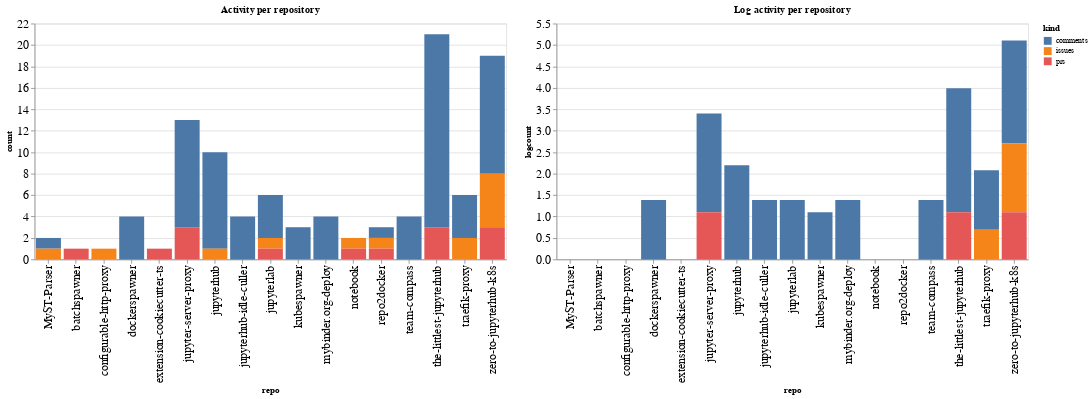

The notebook cell this image was saved under:
### Code cell
ch1 = alt.Chart(repo_summaries, width=600, title="Activity per repository").mark_bar().encode(
    x='repo',
    y='count',
    color='kind',
    tooltip="kind"
)

ch2 = alt.Chart(repo_summaries, width=600, title="Log activity per repository").mark_bar().encode(
    x='repo',
    y='logcount',
    color='kind',
    tooltip="kind"
)

ch1 | ch2

### Figure 1 — Vega-Lite specification as saved in the notebook (floating-point values rounded to 4 significant figures)
{"config": {"axisLeft": {"labelFontSize": 15}, "axisBottom": {"labelFontSize": 15}}, "hconcat": [{"mark": "bar", "encoding": {"color": {"type": "nominal", "field": "kind"}, "tooltip": {"type": "nominal", "field": "kind"}, "x": {"type": "nominal", "field": "repo"}, "y": {"type": "quantitative", "field": "count"}}, "title": "Activity per repository", "width": 600}, {"mark": "bar", "encoding": {"color": {"type": "nominal", "field": "kind"}, "tooltip": {"type": "nominal", "field": "kind"}, "x": {"type": "nominal", "field": "repo"}, "y": {"type": "quantitative", "field": "logcount"}}, "title": "Log activity per repository", "width": 600}], "data": {"name": "data-9e906fa53b6c00df6b8612f4599a2c4e"}, "$schema": "https://vega.github.io/schema/vega-lite/v4.8.1.json", "datasets": {"data-9e906fa53b6c00df6b8612f4599a2c4e": [{"repo": "MyST-Parser", "kind": "comments", "count": 1, "logcount": 0.0}, {"repo": "MyST-Parser", "kind": "issues", "count": 1, "logcount": 0.0}, {"repo": "batchspawner", "kind": "prs", "count": 1, "logcount": 0.0}, {"repo": "configurable-http-proxy", "kind": "issues", "count": 1, "logcount": 0.0}, {"repo": "dockerspawner", "kind": "comments", "count": 4, "logcount": 1.386}, {"repo": "extension-cookiecutter-ts", "kind": "prs", "count": 1, "logcount": 0.0}, {"repo": "jupyter-server-proxy", "kind": "comments", "count": 10, "logcount": 2.303}, {"repo": "jupyter-server-proxy", "kind": "prs", "count": 3, "logcount": 1.099}, {"repo": "jupyterhub", "kind": "comments", "count": 9, "logcount": 2.197}, {"repo": "jupyterhub", "kind": "issues", "count": 1, "logcount": 0.0}, {"repo": "jupyterhub-idle-culler", "kind": "comments", "count": 4, "logcount": 1.386}, {"repo": "jupyterlab", "kind": "comments", "count": 4, "logcount": 1.386}, {"repo": "jupyterlab", "kind": "issues", "count": 1, "logcount": 0.0}, {"repo": "jupyterlab", "kind": "prs", "count": 1, "logcount": 0.0}, {"repo": "kubespawner", "kind": "comments", "count": 3, "logcount": 1.099}, {"repo": "mybinder.org-deploy", "kind": "comments", "count": 4, "logcount": 1.386}, {"repo": "notebook", "kind": "issues", "count": 1, "logcount": 0.0}, {"repo": "notebook", "kind": "prs", "count": 1, "logcount": 0.0}, {"repo": "repo2docker", "kind": "comments", "count": 1, "logcount": 0.0}, {"repo": "repo2docker", "kind": "issues", "count": 1, "logcount": 0.0}, {"repo": "repo2docker", "kind": "prs", "count": 1, "logcount": 0.0}, {"repo": "team-compass", "kind": "comments", "count": 4, "logcount": 1.386}, {"repo": "the-littlest-jupyterhub", "kind": "comments", "count": 18, "logcount": 2.89}, {"repo": "the-littlest-jupyterhub", "kind": "prs", "count": 3, "logcount": 1.099}, {"repo": "traefik-proxy", "kind": "comments", "count": 4, "logcount": 1.386}, {"repo": "traefik-proxy", "kind": "issues", "count": 2, "logcount": 0.6931}, {"repo": "zero-to-jupyterhub-k8s", "kind": "comments", "count": 11, "logcount": 2.398}, {"repo": "zero-to-jupyterhub-k8s", "kind": "issues", "count": 5, "logcount": 1.609}, {"repo": "zero-to-jupyterhub-k8s", "kind": "prs", "count": 3, "logcount": 1.099}]}}
